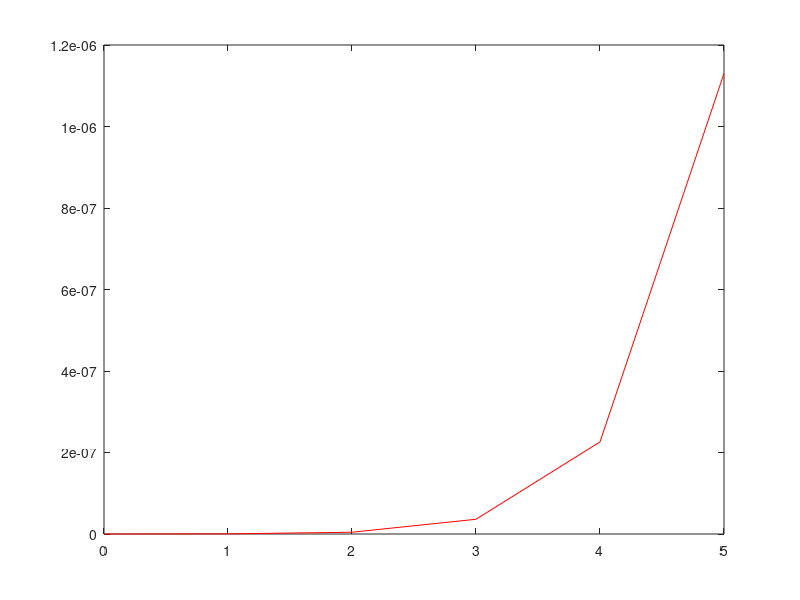

MATLAB code for this plot:
% lab 3 ex 2 Poisson
n = input("n = ")
p = input("p = ")
lambda = n*p
k = 0:1:n
resultB = binopdf(k,n,p)
resultP = poisspdf(k,lambda)
plot(k,resultB,'b')
hold on
plot(k,resultP,'r')

